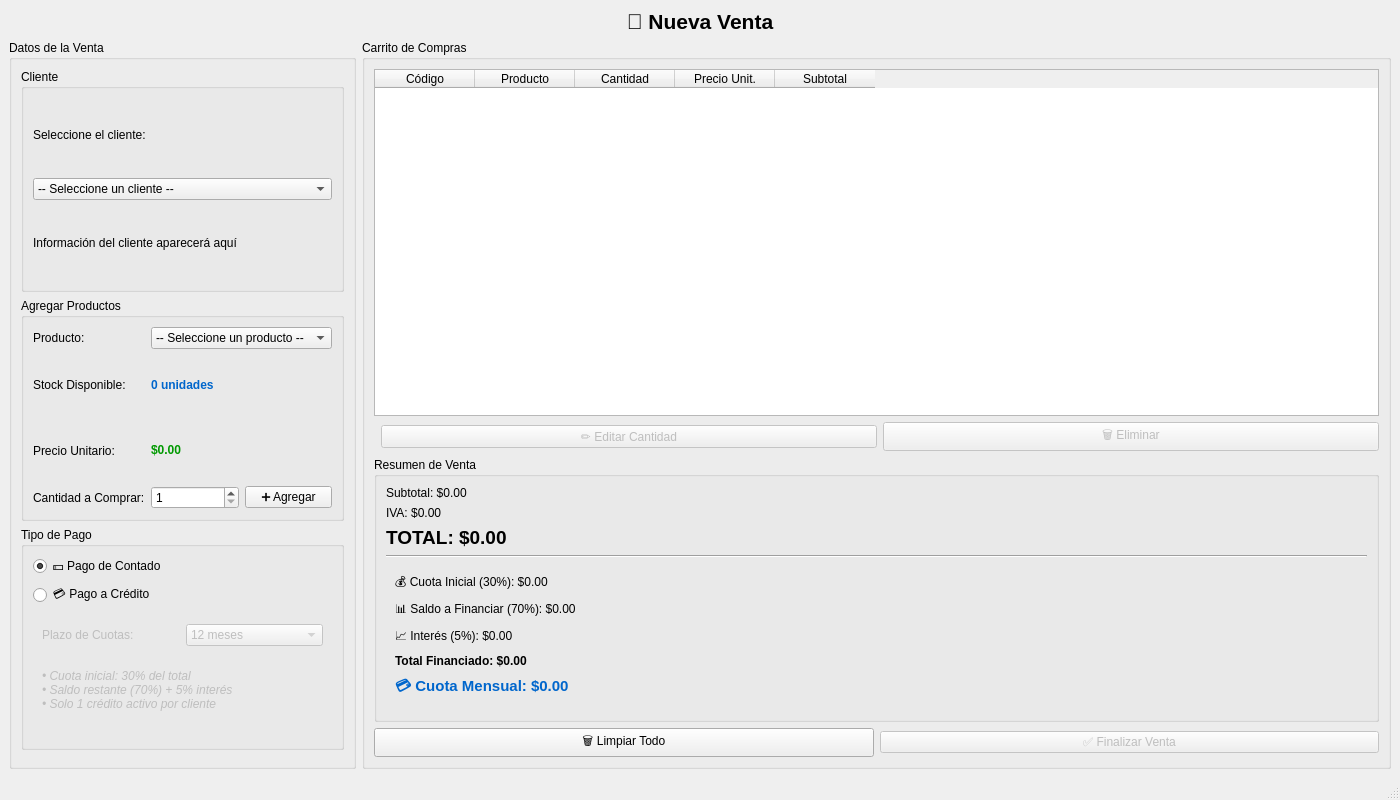
<?xml version="1.0" encoding="UTF-8"?>
<ui version="4.0">
 <class>MainWindow</class>
 <widget class="QMainWindow" name="MainWindow">
  <property name="geometry">
   <rect>
    <x>0</x>
    <y>0</y>
    <width>1400</width>
    <height>800</height>
   </rect>
  </property>
  <property name="windowTitle">
   <string>Sistema de Ventas</string>
  </property>
  <widget class="QWidget" name="centralwidget">
   <layout class="QVBoxLayout" name="verticalLayout_main">
    <item>
     <widget class="QLabel" name="label_titulo">
      <property name="text">
       <string>&lt;html&gt;&lt;body&gt;&lt;p align="center"&gt;&lt;span style="font-size:16pt; font-weight:600;"&gt;🛒 Nueva Venta&lt;/span&gt;&lt;/p&gt;&lt;/body&gt;&lt;/html&gt;</string>
      </property>
     </widget>
    </item>
    <item>
     <layout class="QHBoxLayout" name="horizontalLayout_contenido">
      <item>
       <!-- Panel Izquierdo: Datos de Venta -->
       <widget class="QGroupBox" name="groupBox_datos_venta">
        <property name="title">
         <string>Datos de la Venta</string>
        </property>
        <property name="minimumWidth">
         <number>500</number>
        </property>
        <layout class="QVBoxLayout" name="verticalLayout_izquierda">
         <item>
          <widget class="QGroupBox" name="groupBox_cliente">
           <property name="title">
            <string>Cliente</string>
           </property>
           <layout class="QVBoxLayout" name="verticalLayout_cliente">
            <item>
             <widget class="QLabel" name="label_seleccionar_cliente">
              <property name="text">
               <string>Seleccione el cliente:</string>
              </property>
             </widget>
            </item>
            <item>
             <widget class="QComboBox" name="comboBox_cliente">
              <item>
               <property name="text">
                <string>-- Seleccione un cliente --</string>
               </property>
              </item>
             </widget>
            </item>
            <item>
             <widget class="QLabel" name="label_info_cliente">
              <property name="text">
               <string>Información del cliente aparecerá aquí</string>
              </property>
              <property name="wordWrap">
               <bool>true</bool>
              </property>
             </widget>
            </item>
           </layout>
          </widget>
         </item>
         <item>
          <widget class="QGroupBox" name="groupBox_productos">
           <property name="title">
            <string>Agregar Productos</string>
           </property>
           <layout class="QGridLayout" name="gridLayout_productos">
            <item row="0" column="0">
             <widget class="QLabel" name="label_producto">
              <property name="text">
               <string>Producto:</string>
              </property>
             </widget>
            </item>
            <item row="0" column="1" colspan="2">
             <widget class="QComboBox" name="comboBox_producto">
              <item>
               <property name="text">
                <string>-- Seleccione un producto --</string>
               </property>
              </item>
             </widget>
            </item>
            <item row="1" column="0">
             <widget class="QLabel" name="label_stock_disponible">
              <property name="text">
               <string>Stock Disponible:</string>
              </property>
             </widget>
            </item>
            <item row="1" column="1" colspan="2">
             <widget class="QLabel" name="label_cantidad_disponible">
              <property name="text">
               <string>&lt;html&gt;&lt;body&gt;&lt;p&gt;&lt;span style="font-weight:600; color:#0066CC;"&gt;0 unidades&lt;/span&gt;&lt;/p&gt;&lt;/body&gt;&lt;/html&gt;</string>
              </property>
             </widget>
            </item>
            <item row="2" column="0">
             <widget class="QLabel" name="label_precio_unitario">
              <property name="text">
               <string>Precio Unitario:</string>
              </property>
             </widget>
            </item>
            <item row="2" column="1" colspan="2">
             <widget class="QLabel" name="label_precio_producto">
              <property name="text">
               <string>&lt;html&gt;&lt;body&gt;&lt;p&gt;&lt;span style="font-weight:600; color:#009900;"&gt;$0.00&lt;/span&gt;&lt;/p&gt;&lt;/body&gt;&lt;/html&gt;</string>
              </property>
             </widget>
            </item>
            <item row="3" column="0">
             <widget class="QLabel" name="label_cantidad_solicitar">
              <property name="text">
               <string>Cantidad a Comprar:</string>
              </property>
             </widget>
            </item>
            <item row="3" column="1">
             <widget class="QSpinBox" name="spinBox_cantidad">
              <property name="minimum">
               <number>1</number>
              </property>
              <property name="maximum">
               <number>9999</number>
              </property>
             </widget>
            </item>
            <item row="3" column="2">
             <widget class="QPushButton" name="pushButton_agregar_producto">
              <property name="text">
               <string>➕ Agregar</string>
              </property>
             </widget>
            </item>
           </layout>
          </widget>
         </item>
         <item>
          <widget class="QGroupBox" name="groupBox_tipo_pago">
           <property name="title">
            <string>Tipo de Pago</string>
           </property>
           <layout class="QVBoxLayout" name="verticalLayout_tipo_pago">
            <item>
             <widget class="QRadioButton" name="radioButton_contado">
              <property name="text">
               <string>💵 Pago de Contado</string>
              </property>
              <property name="checked">
               <bool>true</bool>
              </property>
             </widget>
            </item>
            <item>
             <widget class="QRadioButton" name="radioButton_credito">
              <property name="text">
               <string>💳 Pago a Crédito</string>
              </property>
             </widget>
            </item>
            <item>
             <widget class="QWidget" name="widget_opciones_credito" native="true">
              <property name="enabled">
               <bool>false</bool>
              </property>
              <layout class="QGridLayout" name="gridLayout_credito">
               <item row="0" column="0">
                <widget class="QLabel" name="label_plazo">
                 <property name="text">
                  <string>Plazo de Cuotas:</string>
                 </property>
                </widget>
               </item>
               <item row="0" column="1">
                <widget class="QComboBox" name="comboBox_plazo">
                 <item>
                  <property name="text">
                   <string>12 meses</string>
                  </property>
                 </item>
                 <item>
                  <property name="text">
                   <string>18 meses</string>
                  </property>
                 </item>
                 <item>
                  <property name="text">
                   <string>24 meses</string>
                  </property>
                 </item>
                </widget>
               </item>
               <item row="1" column="0" colspan="2">
                <widget class="QLabel" name="label_info_credito">
                 <property name="text">
                  <string>&lt;html&gt;&lt;body&gt;&lt;p&gt;&lt;span style="font-size:9pt; font-style:italic;"&gt;• Cuota inicial: 30% del total&lt;br/&gt;• Saldo restante (70%) + 5% interés&lt;br/&gt;• Solo 1 crédito activo por cliente&lt;/span&gt;&lt;/p&gt;&lt;/body&gt;&lt;/html&gt;</string>
                 </property>
                 <property name="wordWrap">
                  <bool>true</bool>
                 </property>
                </widget>
               </item>
              </layout>
             </widget>
            </item>
           </layout>
          </widget>
         </item>
         <item>
          <spacer name="verticalSpacer">
           <property name="orientation">
            <enum>Qt::Vertical</enum>
           </property>
          </spacer>
         </item>
        </layout>
       </widget>
      </item>
      <item>
       <!-- Panel Derecho: Carrito y Resumen -->
       <widget class="QGroupBox" name="groupBox_carrito">
        <property name="title">
         <string>Carrito de Compras</string>
        </property>
        <property name="minimumWidth">
         <number>600</number>
        </property>
        <layout class="QVBoxLayout" name="verticalLayout_derecha">
         <item>
          <widget class="QTableWidget" name="tableWidget_carrito">
           <property name="editTriggers">
            <set>QAbstractItemView::NoEditTriggers</set>
           </property>
           <property name="selectionBehavior">
            <enum>QAbstractItemView::SelectRows</enum>
           </property>
           <property name="selectionMode">
            <enum>QAbstractItemView::SingleSelection</enum>
           </property>
           <column>
            <property name="text">
             <string>Código</string>
            </property>
           </column>
           <column>
            <property name="text">
             <string>Producto</string>
            </property>
           </column>
           <column>
            <property name="text">
             <string>Cantidad</string>
            </property>
           </column>
           <column>
            <property name="text">
             <string>Precio Unit.</string>
            </property>
           </column>
           <column>
            <property name="text">
             <string>Subtotal</string>
            </property>
           </column>
          </widget>
         </item>
         <item>
          <layout class="QHBoxLayout" name="horizontalLayout_botones_carrito">
           <item>
            <spacer name="horizontalSpacer">
             <property name="orientation">
              <enum>Qt::Horizontal</enum>
             </property>
            </spacer>
           </item>
           <item>
            <widget class="QPushButton" name="pushButton_editar_item">
             <property name="enabled">
              <bool>false</bool>
             </property>
             <property name="text">
              <string>✏️ Editar Cantidad</string>
             </property>
            </widget>
           </item>
           <item>
            <widget class="QPushButton" name="pushButton_eliminar_item">
             <property name="enabled">
              <bool>false</bool>
             </property>
             <property name="text">
              <string>🗑️ Eliminar</string>
             </property>
            </widget>
           </item>
          </layout>
         </item>
         <item>
          <widget class="QGroupBox" name="groupBox_resumen">
           <property name="title">
            <string>Resumen de Venta</string>
           </property>
           <layout class="QVBoxLayout" name="verticalLayout_resumen">
            <item>
             <widget class="QLabel" name="label_subtotal">
              <property name="text">
               <string>Subtotal: $0.00</string>
              </property>
             </widget>
            </item>
            <item>
             <widget class="QLabel" name="label_iva">
              <property name="text">
               <string>IVA: $0.00</string>
              </property>
             </widget>
            </item>
            <item>
             <widget class="QLabel" name="label_total">
              <property name="text">
               <string>&lt;html&gt;&lt;body&gt;&lt;p&gt;&lt;span style="font-size:14pt; font-weight:600;"&gt;TOTAL: $0.00&lt;/span&gt;&lt;/p&gt;&lt;/body&gt;&lt;/html&gt;</string>
              </property>
             </widget>
            </item>
            <item>
             <widget class="Line" name="line">
              <property name="orientation">
               <enum>Qt::Horizontal</enum>
              </property>
             </widget>
            </item>
            <item>
             <widget class="QWidget" name="widget_resumen_credito" native="true">
              <property name="visible">
               <bool>false</bool>
              </property>
              <layout class="QVBoxLayout" name="verticalLayout_resumen_credito">
               <item>
                <widget class="QLabel" name="label_cuota_inicial">
                 <property name="text">
                  <string>💰 Cuota Inicial (30%): $0.00</string>
                 </property>
                </widget>
               </item>
               <item>
                <widget class="QLabel" name="label_saldo_financiar">
                 <property name="text">
                  <string>📊 Saldo a Financiar (70%): $0.00</string>
                 </property>
                </widget>
               </item>
               <item>
                <widget class="QLabel" name="label_interes">
                 <property name="text">
                  <string>📈 Interés (5%): $0.00</string>
                 </property>
                </widget>
               </item>
               <item>
                <widget class="QLabel" name="label_total_financiado">
                 <property name="text">
                  <string>&lt;html&gt;&lt;body&gt;&lt;p&gt;&lt;span style="font-weight:600;"&gt;Total Financiado: $0.00&lt;/span&gt;&lt;/p&gt;&lt;/body&gt;&lt;/html&gt;</string>
                 </property>
                </widget>
               </item>
               <item>
                <widget class="QLabel" name="label_cuota_mensual">
                 <property name="text">
                  <string>&lt;html&gt;&lt;body&gt;&lt;p&gt;&lt;span style="font-size:11pt; font-weight:600; color:#0066CC;"&gt;💳 Cuota Mensual: $0.00&lt;/span&gt;&lt;/p&gt;&lt;/body&gt;&lt;/html&gt;</string>
                 </property>
                </widget>
               </item>
              </layout>
             </widget>
            </item>
           </layout>
          </widget>
         </item>
         <item>
          <layout class="QHBoxLayout" name="horizontalLayout_botones_finales">
           <item>
            <widget class="QPushButton" name="pushButton_limpiar">
             <property name="minimumHeight">
              <number>40</number>
             </property>
             <property name="text">
              <string>🗑️ Limpiar Todo</string>
             </property>
            </widget>
           </item>
           <item>
            <widget class="QPushButton" name="pushButton_finalizar">
             <property name="enabled">
              <bool>false</bool>
             </property>
             <property name="minimumHeight">
              <number>40</number>
             </property>
             <property name="text">
              <string>✅ Finalizar Venta</string>
             </property>
            </widget>
           </item>
          </layout>
         </item>
        </layout>
       </widget>
      </item>
     </layout>
    </item>
   </layout>
  </widget>
  <widget class="QStatusBar" name="statusbar"/>
 </widget>
 <resources/>
 <connections/>
</ui>
